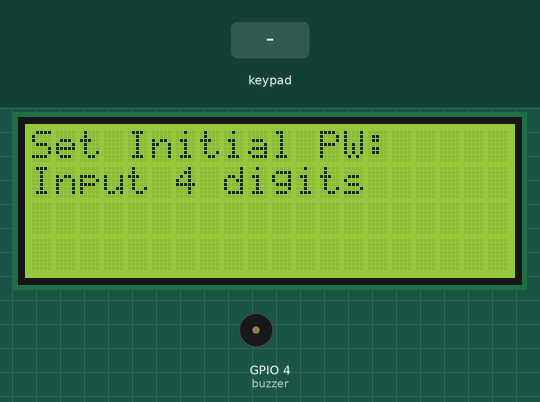
This program was run on a simulated Raspberry Pi (BCM pin numbers). Parts: 20×4 character LCD, buzzer (waves = sounding). Inputs (shaded band) come from the test bench.

Above: at 1.2 s.
1.3 s: keypad keys 1 3 9 pressed 0.4 s apart
At 3.4 s:
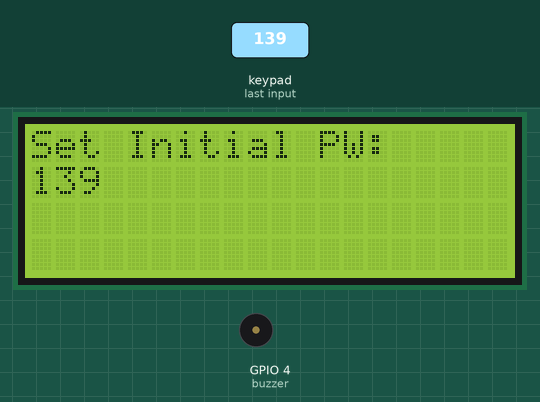
4.0 s: keypad keys A 0 0 # pressed 0.4 s apart
At 7.4 s:
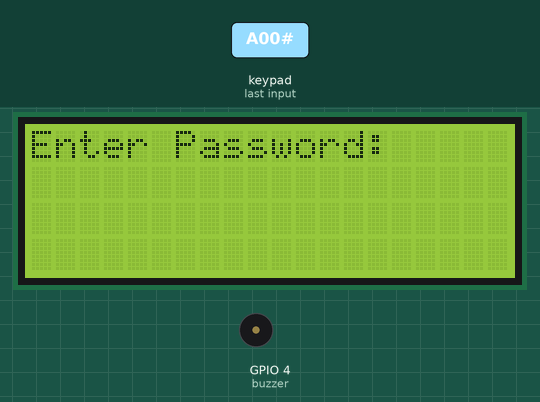
8.4 s: key '#' pressed
At 9.9 s:
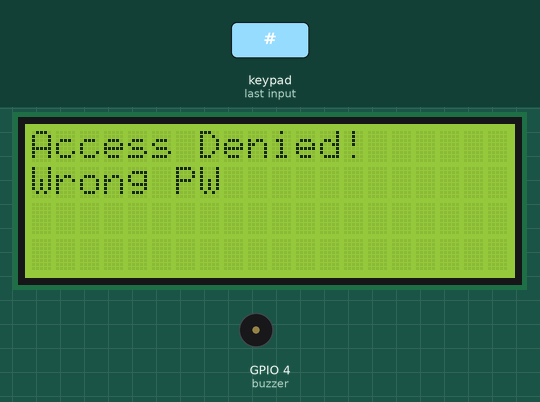
10.3 s: key '1' pressed
At 11.0 s:
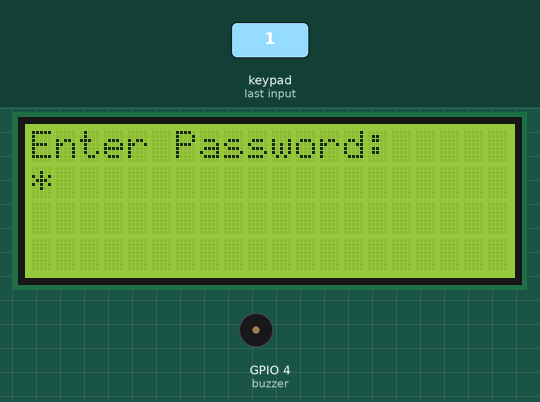
11.9 s: keypad keys 1 3 9 # pressed 0.4 s apart
At 12.61 s:
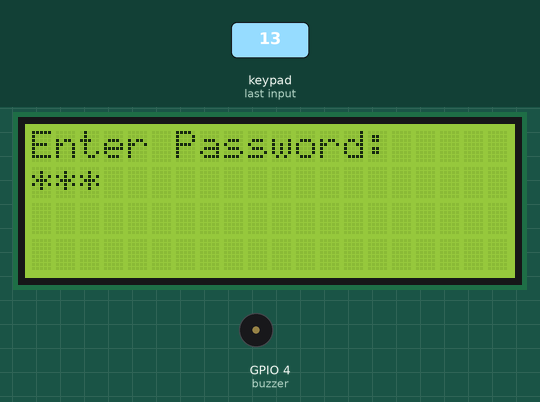
15.0 s: key '2' pressed
At 16.4 s:
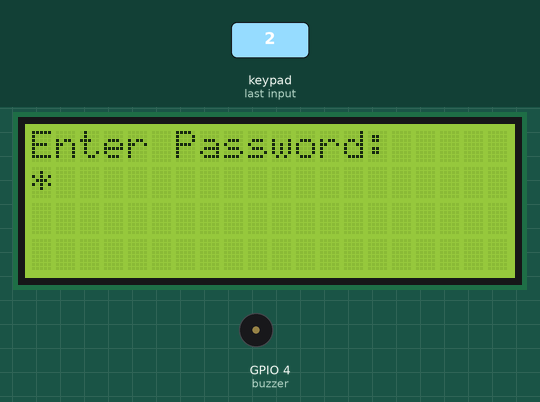
Timing chart, 0 to 17.5 s (numbered marks = the images above; inputs shaded):
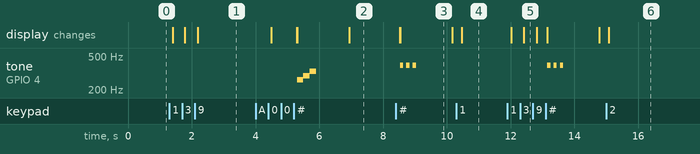

Measured:
- after the input at 1.3 s, the display: first changes after 0.10 s (image 1 shows a later state)
- after the input at 4.0 s, tone on GPIO 4 (buzzer): silent → 262 Hz after 1.3 s, → 294 Hz 0.20 s later, → 330 Hz 0.20 s later, → silent 0.20 s later; the display: first changes after 0.50 s (image 2 shows a later state)
- after the input at 8.4 s, tone on GPIO 4 (buzzer): alternates 392 Hz for 0.10 s and silent for 0.10 s, 6 changes in all, then stays silent, starting after 0.13 s; the display: first changes after 0.13 s (image 3 shows a later state)
- after the input at 10.3 s, the display: changes after 0.16 s (image 4)
- after the input at 11.9 s, tone on GPIO 4 (buzzer): alternates 392 Hz for 0.10 s and silent for 0.10 s, 6 changes in all, then stays silent, starting after 1.3 s; the display: first changes after 0.12 s (image 5 shows a later state)
- after the input at 15.0 s, the display: changes after 0.08 s (image 6)
- what the display in image 3 shows lasts 1.7 s, from 8.5 s to 10.2 s

The program:

Keypad_Lcd.py
```python
from gpiozero import DigitalOutputDevice, Button, TonalBuzzer
from gpiozero.tones import Tone
from RPLCD.i2c import CharLCD
from time import sleep

# 1. LCD 및 부저 설정
lcd = CharLCD('PCF8574', 0x27, port=1, charmap='A00')
buzzer = TonalBuzzer(4) # GPIO 4번에 연결

# 2. 키패드 설정 (기존 유지)
KEYS = [['1','2','3','A'], ['4','5','6','B'], ['7','8','9','C'], ['*','0','#','D']]
COL_PINS = [21, 20, 16, 12]
ROW_PINS = [5, 6, 13, 19]
rows = [DigitalOutputDevice(pin, active_high=True, initial_value=False) for pin in ROW_PINS]
cols = [Button(pin, pull_up=False) for pin in COL_PINS]

PASSWORD = ""
input_buffer = ""
is_setup_done = False

def play_sound(result):
    if result == "success":
        # 도(C4), 레(D4), 미(E4) - 부드러운 상승음
        for note in ["C4", "D4", "E4"]:
            buzzer.play(Tone(note))
            sleep(0.2)
        buzzer.stop()
    elif result == "fail":
        # 솔(G4), 솔(G4), 솔(G4) - 같은 낮은 음을 짧고 강하게 반복
        # 5옥타브(G5) 대신 안전한 4옥타브(G4)를 사용합니다.
        for _ in range(3):
            buzzer.play(Tone("G4"))
            sleep(0.1)
            buzzer.stop()
            sleep(0.1)

def scan_keypad():
    for row_index, row in enumerate(rows):
        for r in rows: r.off()
        row.on()
        sleep(0.01)
        for col_index, col in enumerate(cols):
            if col.is_pressed:
                return KEYS[row_index][col_index]
    return None

def update_lcd(line1, line2=""):
    lcd.clear()
    lcd.cursor_pos = (0, 0)
    lcd.write_string(line1)
    lcd.cursor_pos = (1, 0)
    lcd.write_string(line2)

try:
    update_lcd("Set Initial PW:", "Input 4 digits")
    last_key = None

    while True:
        key = scan_keypad()
        if key is not None and key != last_key:
            if not is_setup_done:
                if key.isdigit() and len(input_buffer) < 4:
                    input_buffer += key
                    update_lcd("Set Initial PW:", input_buffer)
                elif key == '#' and len(input_buffer) == 4:
                    PASSWORD = input_buffer
                    is_setup_done = True
                    input_buffer = ""
                    update_lcd("PW Set Done!", f"PW is {PASSWORD}")
                    play_sound("success") # 설정 완료 시 성공 음
                    sleep(1)
                    update_lcd("Enter Password:", "")
            else:
                if key == '#':
                    if input_buffer == PASSWORD:
                        update_lcd("Access Granted!", "Welcome!")
                        play_sound("success") # 성공 음 출력
                        sleep(1)
                    else:
                        update_lcd("Access Denied!", "Wrong PW")
                        play_sound("fail") # 실패 음 출력
                        sleep(1)
                    input_buffer = ""
                    update_lcd("Enter Password:", "")
                elif key == '*':
                    input_buffer = ""
                    update_lcd("Enter Password:", "")
                elif key.isdigit() and len(input_buffer) < 4:
                    input_buffer += key
                    update_lcd("Enter Password:", "*" * len(input_buffer))

            last_key = key
            sleep(0.2)
        if key is None:
            last_key = None
        sleep(0.05)

except KeyboardInterrupt:
    print("Exit")
    lcd.clear()
finally:
    for r in rows: r.off()
    buzzer.stop()
```
